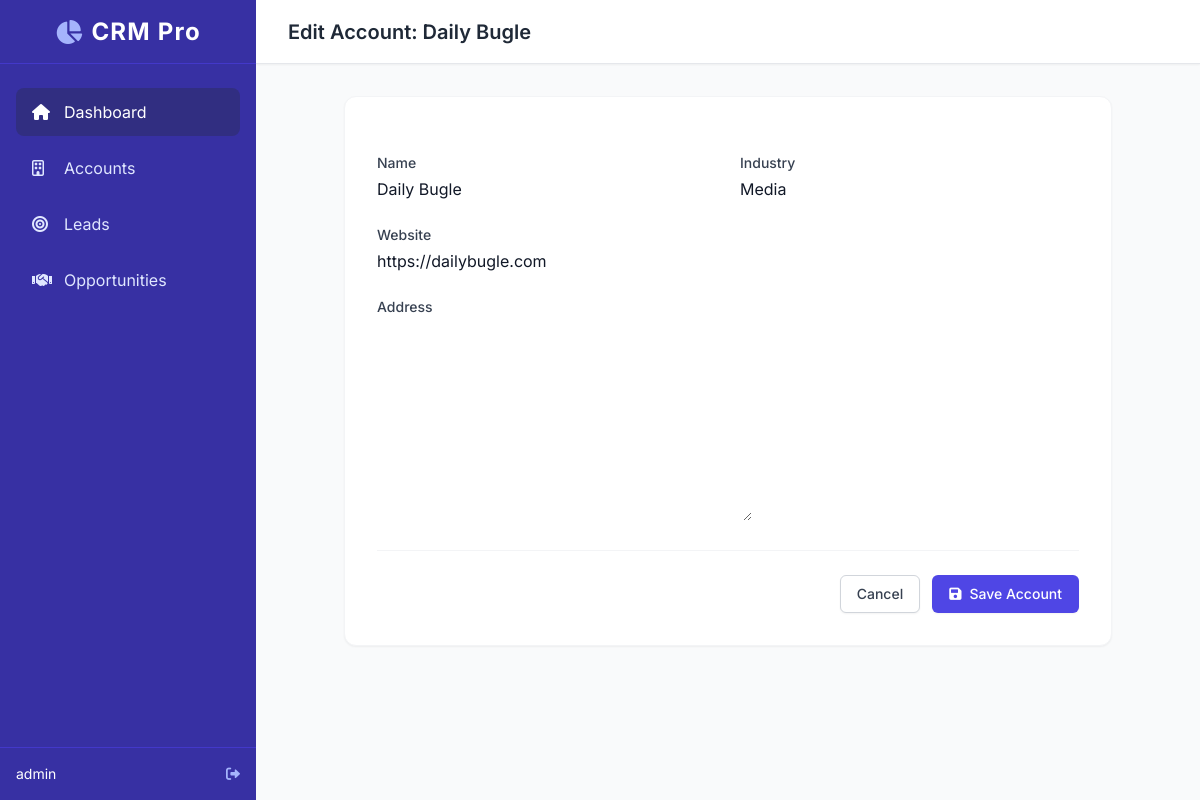
/accounts/4/update/ (signed in), run on the app's committed database.
### crm/models.py (models this page shows, shortened)
class User(AbstractUser):
    ROLE_CHOICES = (
        ('admin', 'Admin'),
        ('agent', 'Sales Agent'),
    )
    role = models.CharField(max_length=10, choices=ROLE_CHOICES, default='agent')

class Account(models.Model):
    name = models.CharField(max_length=255)
    industry = models.CharField(max_length=100, blank=True, null=True)
    website = models.URLField(blank=True, null=True)
    address = models.TextField(blank=True, null=True)
    created_at = models.DateTimeField(auto_now_add=True)
    updated_at = models.DateTimeField(auto_now=True)

### crm/views.py (the view)
# urls.py: path('accounts/<int:pk>/update/', views.AccountUpdateView.as_view(), name='account-update'),
class AccountUpdateView(LoginRequiredMixin, UpdateView):
    model = Account
    form_class = AccountForm
    template_name = 'crm/account_form.html'
    success_url = reverse_lazy('account-list')
    login_url = 'login'

### crm/forms.py
class AccountForm(forms.ModelForm):
    class Meta:
        model = Account
        fields = ('name', 'industry', 'website', 'address')

### crm/templates/crm/account_form.html (shortened to what this page needs)
{% extends 'crm/base.html' %}
{% block header_title %}
{% if object %}Edit Account: {{ object.name }}{% else %}Create New Account{% endif %}
{% endblock %}
{% block content %}
<div class="max-w-3xl mx-auto">
    <div class="bg-white rounded-xl shadow-sm border border-gray-100 overflow-hidden p-8">
        <form method="post" class="space-y-6">
            <div class="grid grid-cols-1 md:grid-cols-2 gap-6">
                {% for field in form %}
                {% if field.name == 'address' %}
                <div class="col-span-1 md:col-span-2 text-sm">
                    <label class="block text-sm font-medium text-gray-700 mb-1">{{ field.label }}</label>
                    {{ field }}
                </div>
                {% else %}
                <div>
                    <label class="block text-sm font-medium text-gray-700 mb-1">{{ field.label }}</label>
                    {{ field }}
                </div>
                {% endif %}
                {% endfor %}
            </div>
            <div class="mt-8 pt-6 border-t border-gray-100 flex items-center justify-end gap-3">
                <a href="{% url 'account-list' %}"
                    class="px-4 py-2 border border-gray-300 shadow-sm text-sm font-medium rounded-md text-gray-700 bg-white hover:bg-gray-50 focus:outline-none focus:ring-2 focus:ring-offset-2 focus:ring-indigo-500 transition-colors">
                    Cancel
                </a>
                <button type="submit"
                    class="px-4 py-2 border border-transparent shadow-sm text-sm font-medium rounded-md text-white bg-indigo-600 hover:bg-indigo-700 focus:outline-none focus:ring-2 focus:ring-offset-2 focus:ring-indigo-500 transition-colors flex items-center gap-2">
                    <i class="fas fa-save"></i> Save Account
                </button>
            </div>
        </form>
    </div>
</div>
{% endblock %}

### crm/templates/crm/base.html (shortened to what this page needs)
<!DOCTYPE html>
<html lang="en">
<head>
    <script src="https://cdn.tailwindcss.com"></script>
    <link href="https://cdnjs.cloudflare.com/ajax/libs/font-awesome/6.0.0/css/all.min.css" rel="stylesheet">
</head>
<body class="bg-gray-50 text-gray-900">
    {% if user.is_authenticated %}
    <div class="flex h-screen overflow-hidden">
        <aside class="w-64 bg-indigo-800 text-white flex flex-col transition-all duration-300">
            <div class="h-16 flex items-center justify-center border-b border-indigo-700">
                <h1 class="text-2xl font-bold tracking-wider relative flex items-center gap-2">
                    <i class="fas fa-chart-pie text-indigo-300"></i> CRM Pro
                </h1>
            </div>
            <nav class="flex-1 px-4 py-6 space-y-2 overflow-y-auto">
                <a href="{% url 'dashboard' %}"
                    class="flex items-center gap-3 px-4 py-3 rounded-lg bg-indigo-900 text-white transition-colors">
                    <i class="fas fa-home w-5"></i> Dashboard
                </a>
                <a href="{% url 'account-list' %}"
                    class="flex items-center gap-3 px-4 py-3 rounded-lg hover:bg-indigo-700 text-indigo-100 transition-colors">
                    <i class="far fa-building w-5"></i> Accounts
                </a>
                <a href="{% url 'lead-list' %}"
                    class="flex items-center gap-3 px-4 py-3 rounded-lg hover:bg-indigo-700 text-indigo-100 transition-colors">
                    <i class="fas fa-bullseye w-5"></i> Leads
                </a>
                <a href="{% url 'opportunity-list' %}"
                    class="flex items-center gap-3 px-4 py-3 rounded-lg hover:bg-indigo-700 text-indigo-100 transition-colors">
                    <i class="fas fa-handshake w-5"></i> Opportunities
                </a>
            </nav>
            <div class="p-4 border-t border-indigo-700 text-sm flex items-center justify-between">
                <span class="truncate">{{ user.username }}</span>
                <form action="{% url 'logout' %}" method="post" class="inline">
                    <button type="submit" class="text-indigo-300 hover:text-white transition-colors" title="Logout">
                        <i class="fas fa-sign-out-alt"></i>
                    </button>
                </form>
            </div>
        </aside>
        <main class="flex-1 flex flex-col h-screen overflow-hidden">
            <header
                class="h-16 bg-white border-b border-gray-200 flex items-center justify-between px-8 z-10 shadow-sm">
                <h2 class="text-xl font-semibold text-gray-800">{% block header_title %}Dashboard{% endblock %}</h2>
            </header>
            <div class="flex-1 overflow-y-auto p-8 bg-gray-50">
                {% block content %}
                {% endblock %}
            </div>
        </main>
    </div>
    {% else %}
    {% block auth_content %}
    {% endblock %}
    {% endif %}
</body>
</html>

### crm/templates/crm/base.html (style rules this page uses)
body { font-family: 'Inter', sans-serif; }

### crm/templates/crm/account_form.html (style rules this page uses)
input[type="text"], input[type="url"], textarea { @apply appearance-none block w-full px-3 py-2 border border-gray-300 rounded-md shadow-sm placeholder-gray-400 focus:outline-none focus:ring-indigo-500 focus:border-indigo-500 sm:text-sm; }
textarea { @apply min-h-[100px] resize-y; }

### data on the page
User: username "admin"
Account: name "Daily Bugle", form "Daily Bugle" "Media" "https://dailybugle.com"

### other printed values
{{ field.label }} "Name" "Industry" "Website"
{{ field.label }} "Address"
